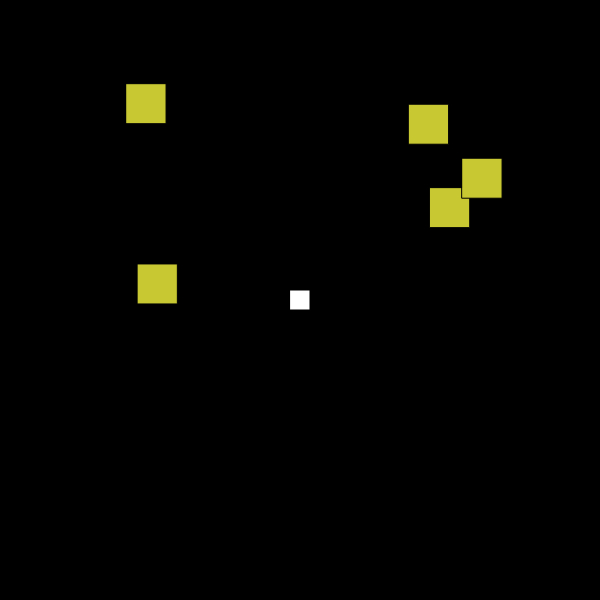
Frame 1 (no input)
Frame 60 (no input): identical to frame 1, image omitted
Frame 120 (the mouse pressed at the canvas centre since frame 60): identical to frame 1, image omitted

The p5.js sketch that drew this single still picture (run headless with seeded random() and noise() and a simulated clock; from frame 60 on, the mouse is pressed at the canvas centre):

// p5.js sketch
// ── sketch.js
let player;
let brushs = [];

function setup() {
  createCanvas(600, 600);

  player = new Player();

  for (let i = 0; i < 5; i++) {
    let b = new Brush();
    brushs.push(b);
  }
}

function draw() {
  background(0);

  player.show();
  player.move();
  player.isHiding();

  for (let i = 0; i < brushs.length; i++) {
    brushs[i].show();
  }
}

class Brush {
  constructor() {
    this.x = random(width);
    this.y = random(height);
    this.size = 40;
  }

  show() {
    fill(200, 200, 50);
    rectMode(CENTER);
    rect(this.x, this.y, this.size);
  }
}

// ── player.js
class Player {
  constructor() {
    this.x = 300;
    this.y = 300;
    this.r = 20;
    this.speed = 2;
  }

  show() {
    fill(255);
    rectMode(CENTER);
    rect(this.x, this.y, this.r);
  }

  move() {
    if (keyIsPressed) {
      if (keyIsDown(LEFT_ARROW)) {
        this.x -= this.speed;
      }
      if (keyIsDown(RIGHT_ARROW)) {
        this.x += this.speed;
      }
      if (keyIsDown(UP_ARROW)) {
        this.y -= this.speed;
      }
      if (keyIsDown(DOWN_ARROW)) {
        this.y += this.speed;
      }
    }
  }

  isHiding() {
    if (mouseIsPressed) {
      console.log("hiding");
    }
  }
}
